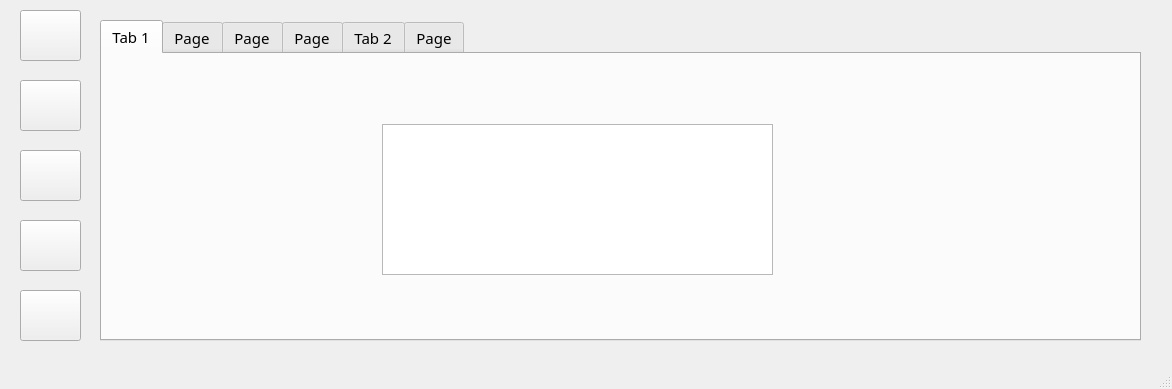
<?xml version="1.0" encoding="UTF-8"?>
<ui version="4.0">
 <class>MainWindow</class>
 <widget class="QMainWindow" name="MainWindow">
  <property name="geometry">
   <rect>
    <x>0</x>
    <y>0</y>
    <width>1172</width>
    <height>389</height>
   </rect>
  </property>
  <property name="font">
   <font>
    <family>Arial Black</family>
    <pointsize>10</pointsize>
   </font>
  </property>
  <property name="windowTitle">
   <string>MainWindow</string>
  </property>
  <widget class="QWidget" name="centralwidget">
   <widget class="QPushButton" name="pushButton">
    <property name="geometry">
     <rect>
      <x>20</x>
      <y>10</y>
      <width>61</width>
      <height>51</height>
     </rect>
    </property>
    <property name="text">
     <string/>
    </property>
    <property name="icon">
     <iconset resource="icons.qrc">
      <normaloff>:/icons/client.png</normaloff>:/icons/client.png</iconset>
    </property>
    <property name="iconSize">
     <size>
      <width>37</width>
      <height>37</height>
     </size>
    </property>
   </widget>
   <widget class="QPushButton" name="pushButton_2">
    <property name="geometry">
     <rect>
      <x>20</x>
      <y>80</y>
      <width>61</width>
      <height>51</height>
     </rect>
    </property>
    <property name="text">
     <string/>
    </property>
    <property name="icon">
     <iconset resource="icons.qrc">
      <normaloff>:/icons/users.png</normaloff>:/icons/users.png</iconset>
    </property>
    <property name="iconSize">
     <size>
      <width>37</width>
      <height>37</height>
     </size>
    </property>
   </widget>
   <widget class="QPushButton" name="pushButton_3">
    <property name="geometry">
     <rect>
      <x>20</x>
      <y>150</y>
      <width>61</width>
      <height>51</height>
     </rect>
    </property>
    <property name="text">
     <string/>
    </property>
    <property name="icon">
     <iconset resource="icons.qrc">
      <normaloff>:/icons/today.png</normaloff>:/icons/today.png</iconset>
    </property>
    <property name="iconSize">
     <size>
      <width>37</width>
      <height>37</height>
     </size>
    </property>
   </widget>
   <widget class="QPushButton" name="pushButton_4">
    <property name="geometry">
     <rect>
      <x>20</x>
      <y>220</y>
      <width>61</width>
      <height>51</height>
     </rect>
    </property>
    <property name="text">
     <string/>
    </property>
    <property name="icon">
     <iconset resource="icons.qrc">
      <normaloff>:/icons/payment.png</normaloff>:/icons/payment.png</iconset>
    </property>
    <property name="iconSize">
     <size>
      <width>37</width>
      <height>37</height>
     </size>
    </property>
   </widget>
   <widget class="QTabWidget" name="tabWidget">
    <property name="geometry">
     <rect>
      <x>100</x>
      <y>20</y>
      <width>1041</width>
      <height>321</height>
     </rect>
    </property>
    <property name="font">
     <font>
      <pointsize>11</pointsize>
     </font>
    </property>
    <property name="toolTip">
     <string/>
    </property>
    <property name="statusTip">
     <string/>
    </property>
    <property name="autoFillBackground">
     <bool>false</bool>
    </property>
    <property name="styleSheet">
     <string notr="true"/>
    </property>
    <property name="currentIndex">
     <number>0</number>
    </property>
    <property name="iconSize">
     <size>
      <width>27</width>
      <height>26</height>
     </size>
    </property>
    <property name="movable">
     <bool>false</bool>
    </property>
    <widget class="QWidget" name="tab">
     <attribute name="title">
      <string>Tab 1</string>
     </attribute>
     <widget class="QGraphicsView" name="graphicsView">
      <property name="geometry">
       <rect>
        <x>280</x>
        <y>70</y>
        <width>391</width>
        <height>151</height>
       </rect>
      </property>
      <property name="styleSheet">
       <string notr="true">border-image: url(:/icons/ATP_Club.png);</string>
      </property>
     </widget>
    </widget>
    <widget class="QWidget" name="tab_5">
     <attribute name="title">
      <string>Page</string>
     </attribute>
     <widget class="QTabWidget" name="tabWidget_2">
      <property name="geometry">
       <rect>
        <x>0</x>
        <y>0</y>
        <width>1031</width>
        <height>301</height>
       </rect>
      </property>
      <property name="cursor">
       <cursorShape>ArrowCursor</cursorShape>
      </property>
      <property name="layoutDirection">
       <enum>Qt::RightToLeft</enum>
      </property>
      <property name="styleSheet">
       <string notr="true"/>
      </property>
      <property name="currentIndex">
       <number>2</number>
      </property>
      <property name="iconSize">
       <size>
        <width>16</width>
        <height>16</height>
       </size>
      </property>
      <property name="elideMode">
       <enum>Qt::ElideNone</enum>
      </property>
      <property name="documentMode">
       <bool>false</bool>
      </property>
      <property name="tabsClosable">
       <bool>false</bool>
      </property>
      <property name="movable">
       <bool>false</bool>
      </property>
      <widget class="QWidget" name="tab_6">
       <attribute name="title">
        <string>ثبت نام</string>
       </attribute>
       <widget class="QGraphicsView" name="graphicsView_2">
        <property name="geometry">
         <rect>
          <x>740</x>
          <y>60</y>
          <width>161</width>
          <height>141</height>
         </rect>
        </property>
        <property name="styleSheet">
         <string notr="true">border-image: url(:/icons/add_user.png);</string>
        </property>
       </widget>
       <widget class="QLabel" name="label">
        <property name="geometry">
         <rect>
          <x>110</x>
          <y>10</y>
          <width>91</width>
          <height>31</height>
         </rect>
        </property>
        <property name="text">
         <string>نام</string>
        </property>
        <property name="alignment">
         <set>Qt::AlignCenter</set>
        </property>
       </widget>
       <widget class="QLabel" name="label_2">
        <property name="geometry">
         <rect>
          <x>110</x>
          <y>50</y>
          <width>101</width>
          <height>31</height>
         </rect>
        </property>
        <property name="text">
         <string>نام خانوادگی</string>
        </property>
        <property name="alignment">
         <set>Qt::AlignCenter</set>
        </property>
       </widget>
       <widget class="QLabel" name="label_3">
        <property name="geometry">
         <rect>
          <x>110</x>
          <y>90</y>
          <width>101</width>
          <height>31</height>
         </rect>
        </property>
        <property name="text">
         <string>شماره ملی</string>
        </property>
        <property name="alignment">
         <set>Qt::AlignCenter</set>
        </property>
       </widget>
       <widget class="QLabel" name="label_4">
        <property name="geometry">
         <rect>
          <x>110</x>
          <y>130</y>
          <width>101</width>
          <height>31</height>
         </rect>
        </property>
        <property name="text">
         <string>شغل</string>
        </property>
        <property name="alignment">
         <set>Qt::AlignCenter</set>
        </property>
       </widget>
       <widget class="QLineEdit" name="lineEdit">
        <property name="geometry">
         <rect>
          <x>270</x>
          <y>9</y>
          <width>171</width>
          <height>31</height>
         </rect>
        </property>
       </widget>
       <widget class="QLineEdit" name="lineEdit_2">
        <property name="geometry">
         <rect>
          <x>270</x>
          <y>50</y>
          <width>171</width>
          <height>31</height>
         </rect>
        </property>
       </widget>
       <widget class="QLineEdit" name="lineEdit_3">
        <property name="geometry">
         <rect>
          <x>270</x>
          <y>90</y>
          <width>171</width>
          <height>31</height>
         </rect>
        </property>
       </widget>
       <widget class="QLineEdit" name="lineEdit_4">
        <property name="geometry">
         <rect>
          <x>270</x>
          <y>130</y>
          <width>171</width>
          <height>31</height>
         </rect>
        </property>
       </widget>
       <widget class="QLabel" name="label_5">
        <property name="geometry">
         <rect>
          <x>110</x>
          <y>170</y>
          <width>101</width>
          <height>31</height>
         </rect>
        </property>
        <property name="text">
         <string>شماره تماس</string>
        </property>
        <property name="alignment">
         <set>Qt::AlignCenter</set>
        </property>
       </widget>
       <widget class="QLineEdit" name="lineEdit_5">
        <property name="geometry">
         <rect>
          <x>270</x>
          <y>170</y>
          <width>171</width>
          <height>31</height>
         </rect>
        </property>
       </widget>
       <widget class="QComboBox" name="comboBox">
        <property name="geometry">
         <rect>
          <x>460</x>
          <y>120</y>
          <width>91</width>
          <height>31</height>
         </rect>
        </property>
        <property name="cursor">
         <cursorShape>OpenHandCursor</cursorShape>
        </property>
        <item>
         <property name="text">
          <string>خصوصی</string>
         </property>
        </item>
        <item>
         <property name="text">
          <string>عادی</string>
         </property>
        </item>
       </widget>
       <widget class="QLabel" name="label_18">
        <property name="geometry">
         <rect>
          <x>110</x>
          <y>210</y>
          <width>101</width>
          <height>31</height>
         </rect>
        </property>
        <property name="text">
         <string>تاریخ ثبت نام</string>
        </property>
        <property name="alignment">
         <set>Qt::AlignCenter</set>
        </property>
       </widget>
       <widget class="QLineEdit" name="lineEdit_18">
        <property name="geometry">
         <rect>
          <x>270</x>
          <y>210</y>
          <width>171</width>
          <height>31</height>
         </rect>
        </property>
       </widget>
       <widget class="QPushButton" name="pushButton_9">
        <property name="geometry">
         <rect>
          <x>460</x>
          <y>200</y>
          <width>91</width>
          <height>41</height>
         </rect>
        </property>
        <property name="cursor">
         <cursorShape>PointingHandCursor</cursorShape>
        </property>
        <property name="text">
         <string>ثبت نام</string>
        </property>
       </widget>
      </widget>
      <widget class="QWidget" name="tab_7">
       <attribute name="title">
        <string>ویرایش اطلاعات</string>
       </attribute>
       <widget class="QLineEdit" name="lineEdit_6">
        <property name="geometry">
         <rect>
          <x>670</x>
          <y>130</y>
          <width>171</width>
          <height>31</height>
         </rect>
        </property>
       </widget>
       <widget class="QLabel" name="label_6">
        <property name="geometry">
         <rect>
          <x>510</x>
          <y>10</y>
          <width>91</width>
          <height>31</height>
         </rect>
        </property>
        <property name="text">
         <string>نام</string>
        </property>
        <property name="alignment">
         <set>Qt::AlignCenter</set>
        </property>
       </widget>
       <widget class="QComboBox" name="comboBox_2">
        <property name="geometry">
         <rect>
          <x>860</x>
          <y>30</y>
          <width>91</width>
          <height>31</height>
         </rect>
        </property>
        <property name="cursor">
         <cursorShape>OpenHandCursor</cursorShape>
        </property>
        <item>
         <property name="text">
          <string>خصوصی</string>
         </property>
        </item>
        <item>
         <property name="text">
          <string>عادی</string>
         </property>
        </item>
       </widget>
       <widget class="QLabel" name="label_8">
        <property name="geometry">
         <rect>
          <x>510</x>
          <y>90</y>
          <width>101</width>
          <height>31</height>
         </rect>
        </property>
        <property name="text">
         <string>شماره ملی</string>
        </property>
        <property name="alignment">
         <set>Qt::AlignCenter</set>
        </property>
       </widget>
       <widget class="QLineEdit" name="lineEdit_8">
        <property name="geometry">
         <rect>
          <x>670</x>
          <y>9</y>
          <width>171</width>
          <height>31</height>
         </rect>
        </property>
       </widget>
       <widget class="QLabel" name="label_9">
        <property name="geometry">
         <rect>
          <x>510</x>
          <y>50</y>
          <width>101</width>
          <height>31</height>
         </rect>
        </property>
        <property name="text">
         <string>نام خانوادگی</string>
        </property>
        <property name="alignment">
         <set>Qt::AlignCenter</set>
        </property>
       </widget>
       <widget class="QLineEdit" name="lineEdit_9">
        <property name="geometry">
         <rect>
          <x>670</x>
          <y>50</y>
          <width>171</width>
          <height>31</height>
         </rect>
        </property>
       </widget>
       <widget class="QLineEdit" name="lineEdit_10">
        <property name="geometry">
         <rect>
          <x>670</x>
          <y>90</y>
          <width>171</width>
          <height>31</height>
         </rect>
        </property>
       </widget>
       <widget class="QLabel" name="label_10">
        <property name="geometry">
         <rect>
          <x>510</x>
          <y>130</y>
          <width>101</width>
          <height>31</height>
         </rect>
        </property>
        <property name="text">
         <string>شماره تماس</string>
        </property>
        <property name="alignment">
         <set>Qt::AlignCenter</set>
        </property>
       </widget>
       <widget class="QLabel" name="label_11">
        <property name="geometry">
         <rect>
          <x>30</x>
          <y>20</y>
          <width>101</width>
          <height>31</height>
         </rect>
        </property>
        <property name="text">
         <string>شماره ملی</string>
        </property>
        <property name="alignment">
         <set>Qt::AlignCenter</set>
        </property>
       </widget>
       <widget class="QLineEdit" name="lineEdit_11">
        <property name="geometry">
         <rect>
          <x>170</x>
          <y>20</y>
          <width>171</width>
          <height>31</height>
         </rect>
        </property>
       </widget>
       <widget class="QPushButton" name="pushButton_5">
        <property name="geometry">
         <rect>
          <x>270</x>
          <y>60</y>
          <width>71</width>
          <height>31</height>
         </rect>
        </property>
        <property name="cursor">
         <cursorShape>PointingHandCursor</cursorShape>
        </property>
        <property name="text">
         <string>جستجو</string>
        </property>
       </widget>
       <widget class="QPushButton" name="pushButton_6">
        <property name="geometry">
         <rect>
          <x>860</x>
          <y>210</y>
          <width>81</width>
          <height>31</height>
         </rect>
        </property>
        <property name="cursor">
         <cursorShape>PointingHandCursor</cursorShape>
        </property>
        <property name="text">
         <string>ویرایش</string>
        </property>
       </widget>
       <widget class="QGraphicsView" name="graphicsView_4">
        <property name="geometry">
         <rect>
          <x>40</x>
          <y>100</y>
          <width>131</width>
          <height>121</height>
         </rect>
        </property>
        <property name="styleSheet">
         <string notr="true">background-image: url(:/icons/edit.png);</string>
        </property>
        <property name="lineWidth">
         <number>0</number>
        </property>
       </widget>
       <widget class="QLabel" name="label_19">
        <property name="geometry">
         <rect>
          <x>510</x>
          <y>170</y>
          <width>101</width>
          <height>31</height>
         </rect>
        </property>
        <property name="text">
         <string>تاریخ ثبت نام</string>
        </property>
        <property name="alignment">
         <set>Qt::AlignCenter</set>
        </property>
       </widget>
       <widget class="QLineEdit" name="lineEdit_19">
        <property name="geometry">
         <rect>
          <x>670</x>
          <y>170</y>
          <width>171</width>
          <height>31</height>
         </rect>
        </property>
       </widget>
       <widget class="Line" name="line_2">
        <property name="geometry">
         <rect>
          <x>403</x>
          <y>0</y>
          <width>1</width>
          <height>261</height>
         </rect>
        </property>
        <property name="orientation">
         <enum>Qt::Vertical</enum>
        </property>
       </widget>
       <widget class="QLabel" name="label_33">
        <property name="geometry">
         <rect>
          <x>510</x>
          <y>210</y>
          <width>101</width>
          <height>31</height>
         </rect>
        </property>
        <property name="text">
         <string>تاریخ انقضا</string>
        </property>
        <property name="alignment">
         <set>Qt::AlignCenter</set>
        </property>
       </widget>
       <widget class="QLineEdit" name="lineEdit_34">
        <property name="geometry">
         <rect>
          <x>670</x>
          <y>210</y>
          <width>171</width>
          <height>31</height>
         </rect>
        </property>
       </widget>
      </widget>
      <widget class="QWidget" name="tab_8">
       <attribute name="title">
        <string>حذف اطلاعات</string>
       </attribute>
       <widget class="QLineEdit" name="lineEdit_12">
        <property name="geometry">
         <rect>
          <x>670</x>
          <y>130</y>
          <width>171</width>
          <height>31</height>
         </rect>
        </property>
       </widget>
       <widget class="QLineEdit" name="lineEdit_13">
        <property name="geometry">
         <rect>
          <x>670</x>
          <y>50</y>
          <width>171</width>
          <height>31</height>
         </rect>
        </property>
       </widget>
       <widget class="QPushButton" name="pushButton_7">
        <property name="geometry">
         <rect>
          <x>860</x>
          <y>170</y>
          <width>81</width>
          <height>31</height>
         </rect>
        </property>
        <property name="cursor">
         <cursorShape>PointingHandCursor</cursorShape>
        </property>
        <property name="text">
         <string>حذف</string>
        </property>
       </widget>
       <widget class="QComboBox" name="comboBox_3">
        <property name="enabled">
         <bool>false</bool>
        </property>
        <property name="geometry">
         <rect>
          <x>860</x>
          <y>30</y>
          <width>91</width>
          <height>31</height>
         </rect>
        </property>
        <property name="cursor">
         <cursorShape>ArrowCursor</cursorShape>
        </property>
        <property name="styleSheet">
         <string notr="true"/>
        </property>
        <item>
         <property name="text">
          <string>خصوصی</string>
         </property>
        </item>
        <item>
         <property name="text">
          <string>عادی</string>
         </property>
        </item>
       </widget>
       <widget class="QLineEdit" name="lineEdit_14">
        <property name="geometry">
         <rect>
          <x>170</x>
          <y>20</y>
          <width>171</width>
          <height>31</height>
         </rect>
        </property>
       </widget>
       <widget class="QLineEdit" name="lineEdit_15">
        <property name="geometry">
         <rect>
          <x>670</x>
          <y>170</y>
          <width>171</width>
          <height>31</height>
         </rect>
        </property>
       </widget>
       <widget class="QLabel" name="label_12">
        <property name="geometry">
         <rect>
          <x>30</x>
          <y>20</y>
          <width>101</width>
          <height>31</height>
         </rect>
        </property>
        <property name="text">
         <string>شماره ملی</string>
        </property>
        <property name="alignment">
         <set>Qt::AlignCenter</set>
        </property>
       </widget>
       <widget class="QLineEdit" name="lineEdit_16">
        <property name="geometry">
         <rect>
          <x>670</x>
          <y>9</y>
          <width>171</width>
          <height>31</height>
         </rect>
        </property>
       </widget>
       <widget class="QLineEdit" name="lineEdit_17">
        <property name="geometry">
         <rect>
          <x>670</x>
          <y>90</y>
          <width>171</width>
          <height>31</height>
         </rect>
        </property>
       </widget>
       <widget class="QPushButton" name="pushButton_8">
        <property name="geometry">
         <rect>
          <x>270</x>
          <y>60</y>
          <width>71</width>
          <height>31</height>
         </rect>
        </property>
        <property name="cursor">
         <cursorShape>PointingHandCursor</cursorShape>
        </property>
        <property name="text">
         <string>جستجو</string>
        </property>
       </widget>
       <widget class="QLabel" name="label_13">
        <property name="geometry">
         <rect>
          <x>500</x>
          <y>170</y>
          <width>101</width>
          <height>31</height>
         </rect>
        </property>
        <property name="text">
         <string>شماره تماس</string>
        </property>
        <property name="alignment">
         <set>Qt::AlignCenter</set>
        </property>
       </widget>
       <widget class="QLabel" name="label_14">
        <property name="geometry">
         <rect>
          <x>500</x>
          <y>50</y>
          <width>101</width>
          <height>31</height>
         </rect>
        </property>
        <property name="text">
         <string>نام خانوادگی</string>
        </property>
        <property name="alignment">
         <set>Qt::AlignCenter</set>
        </property>
       </widget>
       <widget class="QLabel" name="label_15">
        <property name="geometry">
         <rect>
          <x>500</x>
          <y>90</y>
          <width>101</width>
          <height>31</height>
         </rect>
        </property>
        <property name="text">
         <string>شماره ملی</string>
        </property>
        <property name="alignment">
         <set>Qt::AlignCenter</set>
        </property>
       </widget>
       <widget class="QLabel" name="label_16">
        <property name="geometry">
         <rect>
          <x>500</x>
          <y>130</y>
          <width>101</width>
          <height>31</height>
         </rect>
        </property>
        <property name="text">
         <string>شغل</string>
        </property>
        <property name="alignment">
         <set>Qt::AlignCenter</set>
        </property>
       </widget>
       <widget class="QLabel" name="label_17">
        <property name="geometry">
         <rect>
          <x>500</x>
          <y>10</y>
          <width>91</width>
          <height>31</height>
         </rect>
        </property>
        <property name="text">
         <string>نام</string>
        </property>
        <property name="alignment">
         <set>Qt::AlignCenter</set>
        </property>
       </widget>
       <widget class="QGraphicsView" name="graphicsView_3">
        <property name="geometry">
         <rect>
          <x>40</x>
          <y>100</y>
          <width>131</width>
          <height>121</height>
         </rect>
        </property>
        <property name="styleSheet">
         <string notr="true">background-image: url(:/icons/delete.png);</string>
        </property>
       </widget>
       <widget class="QLabel" name="label_39">
        <property name="geometry">
         <rect>
          <x>510</x>
          <y>210</y>
          <width>101</width>
          <height>31</height>
         </rect>
        </property>
        <property name="text">
         <string>تاریخ ثبت نام</string>
        </property>
        <property name="alignment">
         <set>Qt::AlignCenter</set>
        </property>
       </widget>
       <widget class="QLineEdit" name="lineEdit_20">
        <property name="geometry">
         <rect>
          <x>670</x>
          <y>210</y>
          <width>171</width>
          <height>31</height>
         </rect>
        </property>
       </widget>
       <widget class="Line" name="line_3">
        <property name="geometry">
         <rect>
          <x>410</x>
          <y>0</y>
          <width>1</width>
          <height>261</height>
         </rect>
        </property>
        <property name="orientation">
         <enum>Qt::Vertical</enum>
        </property>
       </widget>
      </widget>
     </widget>
    </widget>
    <widget class="QWidget" name="tab_4">
     <attribute name="title">
      <string>Page</string>
     </attribute>
     <widget class="QTableWidget" name="tableWidget">
      <property name="enabled">
       <bool>true</bool>
      </property>
      <property name="geometry">
       <rect>
        <x>0</x>
        <y>0</y>
        <width>1041</width>
        <height>291</height>
       </rect>
      </property>
      <column>
       <property name="text">
        <string>نام</string>
       </property>
       <property name="textAlignment">
        <set>AlignHCenter|AlignVCenter|AlignCenter</set>
       </property>
      </column>
      <column>
       <property name="text">
        <string>نام خانوادگی</string>
       </property>
       <property name="textAlignment">
        <set>AlignHCenter|AlignVCenter|AlignCenter</set>
       </property>
      </column>
      <column>
       <property name="text">
        <string>کد ملی</string>
       </property>
       <property name="textAlignment">
        <set>AlignHCenter|AlignVCenter|AlignCenter</set>
       </property>
      </column>
      <column>
       <property name="text">
        <string>شغل</string>
       </property>
       <property name="textAlignment">
        <set>AlignHCenter|AlignVCenter|AlignCenter</set>
       </property>
      </column>
      <column>
       <property name="text">
        <string>شماره همراه</string>
       </property>
       <property name="textAlignment">
        <set>AlignHCenter|AlignVCenter|AlignCenter</set>
       </property>
      </column>
      <column>
       <property name="text">
        <string>تاریخ ثبت نام </string>
       </property>
       <property name="textAlignment">
        <set>AlignHCenter|AlignVCenter|AlignCenter</set>
       </property>
      </column>
      <column>
       <property name="text">
        <string>type</string>
       </property>
       <property name="textAlignment">
        <set>AlignHCenter|AlignVCenter|AlignCenter</set>
       </property>
      </column>
     </widget>
    </widget>
    <widget class="QWidget" name="tab_3">
     <attribute name="title">
      <string>Page</string>
     </attribute>
     <widget class="QLineEdit" name="lineEdit_27">
      <property name="geometry">
       <rect>
        <x>220</x>
        <y>30</y>
        <width>181</width>
        <height>31</height>
       </rect>
      </property>
     </widget>
     <widget class="QLabel" name="label_26">
      <property name="geometry">
       <rect>
        <x>120</x>
        <y>30</y>
        <width>91</width>
        <height>31</height>
       </rect>
      </property>
      <property name="text">
       <string>تاریخ امروز</string>
      </property>
      <property name="alignment">
       <set>Qt::AlignCenter</set>
      </property>
     </widget>
     <widget class="QTableWidget" name="tableWidget_3">
      <property name="geometry">
       <rect>
        <x>80</x>
        <y>70</y>
        <width>411</width>
        <height>201</height>
       </rect>
      </property>
      <column>
       <property name="text">
        <string>نام</string>
       </property>
       <property name="textAlignment">
        <set>AlignHCenter|AlignVCenter|AlignCenter</set>
       </property>
      </column>
      <column>
       <property name="text">
        <string>نام خانوادگی</string>
       </property>
       <property name="textAlignment">
        <set>AlignHCenter|AlignVCenter|AlignCenter</set>
       </property>
      </column>
      <column>
       <property name="text">
        <string>کد ملی</string>
       </property>
       <property name="textAlignment">
        <set>AlignHCenter|AlignVCenter|AlignCenter</set>
       </property>
      </column>
      <column>
       <property name="text">
        <string>تاریخ ثبت نام</string>
       </property>
       <property name="textAlignment">
        <set>AlignHCenter|AlignVCenter|AlignCenter</set>
       </property>
      </column>
     </widget>
     <widget class="QGraphicsView" name="graphicsView_5">
      <property name="geometry">
       <rect>
        <x>670</x>
        <y>80</y>
        <width>181</width>
        <height>171</height>
       </rect>
      </property>
      <property name="styleSheet">
       <string notr="true">border-image: url(:/icons/today.png);</string>
      </property>
     </widget>
    </widget>
    <widget class="QWidget" name="tab_2">
     <attribute name="title">
      <string>Tab 2</string>
     </attribute>
     <widget class="QTableWidget" name="tableWidget_2">
      <property name="geometry">
       <rect>
        <x>500</x>
        <y>20</y>
        <width>531</width>
        <height>271</height>
       </rect>
      </property>
      <column>
       <property name="text">
        <string>نام</string>
       </property>
      </column>
      <column>
       <property name="text">
        <string>نام خانوادگی</string>
       </property>
      </column>
      <column>
       <property name="text">
        <string>کد ملی</string>
       </property>
      </column>
      <column>
       <property name="text">
        <string>مبلغ پرداختی</string>
       </property>
      </column>
      <column>
       <property name="text">
        <string>تاریخ انقضا</string>
       </property>
      </column>
     </widget>
     <widget class="QLineEdit" name="lineEdit_21">
      <property name="geometry">
       <rect>
        <x>130</x>
        <y>30</y>
        <width>181</width>
        <height>31</height>
       </rect>
      </property>
     </widget>
     <widget class="QLabel" name="label_20">
      <property name="geometry">
       <rect>
        <x>50</x>
        <y>30</y>
        <width>71</width>
        <height>31</height>
       </rect>
      </property>
      <property name="text">
       <string>کد ملی</string>
      </property>
      <property name="alignment">
       <set>Qt::AlignCenter</set>
      </property>
     </widget>
     <widget class="QPushButton" name="pushButton_30">
      <property name="geometry">
       <rect>
        <x>330</x>
        <y>30</y>
        <width>81</width>
        <height>31</height>
       </rect>
      </property>
      <property name="cursor">
       <cursorShape>PointingHandCursor</cursorShape>
      </property>
      <property name="text">
       <string>جستجو</string>
      </property>
     </widget>
     <widget class="QLineEdit" name="lineEdit_22">
      <property name="geometry">
       <rect>
        <x>130</x>
        <y>90</y>
        <width>181</width>
        <height>31</height>
       </rect>
      </property>
     </widget>
     <widget class="QLineEdit" name="lineEdit_23">
      <property name="geometry">
       <rect>
        <x>130</x>
        <y>130</y>
        <width>181</width>
        <height>31</height>
       </rect>
      </property>
     </widget>
     <widget class="QLineEdit" name="lineEdit_24">
      <property name="geometry">
       <rect>
        <x>130</x>
        <y>170</y>
        <width>181</width>
        <height>31</height>
       </rect>
      </property>
     </widget>
     <widget class="QLineEdit" name="lineEdit_25">
      <property name="geometry">
       <rect>
        <x>130</x>
        <y>210</y>
        <width>181</width>
        <height>31</height>
       </rect>
      </property>
     </widget>
     <widget class="QLineEdit" name="lineEdit_26">
      <property name="geometry">
       <rect>
        <x>130</x>
        <y>250</y>
        <width>181</width>
        <height>31</height>
       </rect>
      </property>
     </widget>
     <widget class="Line" name="line">
      <property name="geometry">
       <rect>
        <x>20</x>
        <y>70</y>
        <width>461</width>
        <height>2</height>
       </rect>
      </property>
      <property name="frameShadow">
       <enum>QFrame::Plain</enum>
      </property>
      <property name="lineWidth">
       <number>0</number>
      </property>
      <property name="orientation">
       <enum>Qt::Horizontal</enum>
      </property>
     </widget>
     <widget class="QLabel" name="label_21">
      <property name="geometry">
       <rect>
        <x>50</x>
        <y>90</y>
        <width>71</width>
        <height>31</height>
       </rect>
      </property>
      <property name="text">
       <string>نام</string>
      </property>
      <property name="alignment">
       <set>Qt::AlignCenter</set>
      </property>
     </widget>
     <widget class="QLabel" name="label_22">
      <property name="geometry">
       <rect>
        <x>20</x>
        <y>130</y>
        <width>101</width>
        <height>31</height>
       </rect>
      </property>
      <property name="text">
       <string>نام خانوادگی</string>
      </property>
      <property name="alignment">
       <set>Qt::AlignCenter</set>
      </property>
     </widget>
     <widget class="QLabel" name="label_23">
      <property name="geometry">
       <rect>
        <x>50</x>
        <y>170</y>
        <width>71</width>
        <height>31</height>
       </rect>
      </property>
      <property name="text">
       <string>کد ملی</string>
      </property>
      <property name="alignment">
       <set>Qt::AlignCenter</set>
      </property>
     </widget>
     <widget class="QLabel" name="label_24">
      <property name="geometry">
       <rect>
        <x>10</x>
        <y>210</y>
        <width>111</width>
        <height>31</height>
       </rect>
      </property>
      <property name="text">
       <string>تاریخ ثبت نام</string>
      </property>
      <property name="alignment">
       <set>Qt::AlignCenter</set>
      </property>
     </widget>
     <widget class="QLabel" name="label_25">
      <property name="geometry">
       <rect>
        <x>20</x>
        <y>250</y>
        <width>101</width>
        <height>31</height>
       </rect>
      </property>
      <property name="text">
       <string>مبلغ پرداختی</string>
      </property>
      <property name="alignment">
       <set>Qt::AlignCenter</set>
      </property>
     </widget>
     <widget class="QPushButton" name="pushButton_34">
      <property name="geometry">
       <rect>
        <x>330</x>
        <y>250</y>
        <width>81</width>
        <height>31</height>
       </rect>
      </property>
      <property name="cursor">
       <cursorShape>PointingHandCursor</cursorShape>
      </property>
      <property name="text">
       <string>ثبت</string>
      </property>
     </widget>
    </widget>
    <widget class="QWidget" name="tab_9">
     <attribute name="title">
      <string>Page</string>
     </attribute>
     <widget class="QLineEdit" name="lineEdit_28">
      <property name="geometry">
       <rect>
        <x>116</x>
        <y>80</y>
        <width>191</width>
        <height>31</height>
       </rect>
      </property>
     </widget>
     <widget class="QLineEdit" name="lineEdit_29">
      <property name="geometry">
       <rect>
        <x>116</x>
        <y>130</y>
        <width>191</width>
        <height>31</height>
       </rect>
      </property>
      <property name="echoMode">
       <enum>QLineEdit::Password</enum>
      </property>
     </widget>
     <widget class="QLabel" name="label_27">
      <property name="geometry">
       <rect>
        <x>30</x>
        <y>80</y>
        <width>81</width>
        <height>31</height>
       </rect>
      </property>
      <property name="text">
       <string>نام کاربری</string>
      </property>
      <property name="alignment">
       <set>Qt::AlignCenter</set>
      </property>
     </widget>
     <widget class="QLabel" name="label_28">
      <property name="geometry">
       <rect>
        <x>26</x>
        <y>130</y>
        <width>81</width>
        <height>31</height>
       </rect>
      </property>
      <property name="text">
       <string>رمز عبور</string>
      </property>
      <property name="alignment">
       <set>Qt::AlignCenter</set>
      </property>
     </widget>
     <widget class="QPushButton" name="pushButton_11">
      <property name="geometry">
       <rect>
        <x>210</x>
        <y>170</y>
        <width>101</width>
        <height>31</height>
       </rect>
      </property>
      <property name="text">
       <string>ورود</string>
      </property>
     </widget>
     <widget class="QGroupBox" name="groupBox">
      <property name="enabled">
       <bool>false</bool>
      </property>
      <property name="geometry">
       <rect>
        <x>330</x>
        <y>10</y>
        <width>371</width>
        <height>271</height>
       </rect>
      </property>
      <property name="title">
       <string>ویرایش اطلاعات مدیران</string>
      </property>
      <property name="alignment">
       <set>Qt::AlignCenter</set>
      </property>
      <widget class="QLineEdit" name="lineEdit_30">
       <property name="geometry">
        <rect>
         <x>150</x>
         <y>60</y>
         <width>191</width>
         <height>31</height>
        </rect>
       </property>
       <property name="text">
        <string/>
       </property>
      </widget>
      <widget class="QLabel" name="label_30">
       <property name="geometry">
        <rect>
         <x>30</x>
         <y>140</y>
         <width>101</width>
         <height>31</height>
        </rect>
       </property>
       <property name="text">
        <string>رمز عبور جدید</string>
       </property>
       <property name="alignment">
        <set>Qt::AlignCenter</set>
       </property>
      </widget>
      <widget class="QLineEdit" name="lineEdit_31">
       <property name="geometry">
        <rect>
         <x>150</x>
         <y>140</y>
         <width>191</width>
         <height>31</height>
        </rect>
       </property>
       <property name="echoMode">
        <enum>QLineEdit::Password</enum>
       </property>
      </widget>
      <widget class="QPushButton" name="pushButton_12">
       <property name="geometry">
        <rect>
         <x>270</x>
         <y>100</y>
         <width>75</width>
         <height>23</height>
        </rect>
       </property>
       <property name="text">
        <string>ثبت</string>
       </property>
      </widget>
      <widget class="QPushButton" name="pushButton_13">
       <property name="geometry">
        <rect>
         <x>270</x>
         <y>180</y>
         <width>75</width>
         <height>23</height>
        </rect>
       </property>
       <property name="text">
        <string>ثبت</string>
       </property>
      </widget>
      <widget class="QLabel" name="label_29">
       <property name="geometry">
        <rect>
         <x>20</x>
         <y>60</y>
         <width>121</width>
         <height>31</height>
        </rect>
       </property>
       <property name="text">
        <string>نام کاربری جدید</string>
       </property>
       <property name="alignment">
        <set>Qt::AlignCenter</set>
       </property>
      </widget>
      <widget class="QGroupBox" name="groupBox_2">
       <property name="enabled">
        <bool>false</bool>
       </property>
       <property name="geometry">
        <rect>
         <x>390</x>
         <y>50</y>
         <width>371</width>
         <height>271</height>
        </rect>
       </property>
       <property name="title">
        <string>ویرایش اطلاعات مدیران</string>
       </property>
       <property name="alignment">
        <set>Qt::AlignCenter</set>
       </property>
       <widget class="QLineEdit" name="lineEdit_32">
        <property name="geometry">
         <rect>
          <x>150</x>
          <y>60</y>
          <width>191</width>
          <height>31</height>
         </rect>
        </property>
        <property name="text">
         <string/>
        </property>
       </widget>
       <widget class="QLabel" name="label_31">
        <property name="geometry">
         <rect>
          <x>30</x>
          <y>140</y>
          <width>101</width>
          <height>31</height>
         </rect>
        </property>
        <property name="text">
         <string>رمز عبور جدید</string>
        </property>
        <property name="alignment">
         <set>Qt::AlignCenter</set>
        </property>
       </widget>
       <widget class="QLineEdit" name="lineEdit_33">
        <property name="geometry">
         <rect>
          <x>150</x>
          <y>140</y>
          <width>191</width>
          <height>31</height>
         </rect>
        </property>
       </widget>
       <widget class="QPushButton" name="pushButton_14">
        <property name="geometry">
         <rect>
          <x>270</x>
          <y>100</y>
          <width>75</width>
          <height>23</height>
         </rect>
        </property>
        <property name="text">
         <string>ثبت</string>
        </property>
       </widget>
       <widget class="QPushButton" name="pushButton_15">
        <property name="geometry">
         <rect>
          <x>270</x>
          <y>180</y>
          <width>75</width>
          <height>23</height>
         </rect>
        </property>
        <property name="text">
         <string>ثبت</string>
        </property>
       </widget>
       <widget class="QLabel" name="label_32">
        <property name="geometry">
         <rect>
          <x>20</x>
          <y>60</y>
          <width>121</width>
          <height>31</height>
         </rect>
        </property>
        <property name="text">
         <string>نام کاربری جدید</string>
        </property>
        <property name="alignment">
         <set>Qt::AlignCenter</set>
        </property>
       </widget>
      </widget>
     </widget>
     <widget class="QGroupBox" name="groupBox_3">
      <property name="enabled">
       <bool>false</bool>
      </property>
      <property name="geometry">
       <rect>
        <x>710</x>
        <y>10</y>
        <width>321</width>
        <height>271</height>
       </rect>
      </property>
      <property name="title">
       <string>ثبت نام</string>
      </property>
      <property name="alignment">
       <set>Qt::AlignCenter</set>
      </property>
      <widget class="QPushButton" name="pushButton_28">
       <property name="geometry">
        <rect>
         <x>194</x>
         <y>160</y>
         <width>101</width>
         <height>31</height>
        </rect>
       </property>
       <property name="text">
        <string>ثبت نام</string>
       </property>
      </widget>
      <widget class="QLineEdit" name="lineEdit_47">
       <property name="geometry">
        <rect>
         <x>100</x>
         <y>70</y>
         <width>191</width>
         <height>31</height>
        </rect>
       </property>
      </widget>
      <widget class="QLineEdit" name="lineEdit_48">
       <property name="geometry">
        <rect>
         <x>100</x>
         <y>120</y>
         <width>191</width>
         <height>31</height>
        </rect>
       </property>
       <property name="echoMode">
        <enum>QLineEdit::Password</enum>
       </property>
      </widget>
      <widget class="QLabel" name="label_47">
       <property name="geometry">
        <rect>
         <x>14</x>
         <y>70</y>
         <width>81</width>
         <height>31</height>
        </rect>
       </property>
       <property name="text">
        <string>نام کاربری</string>
       </property>
       <property name="alignment">
        <set>Qt::AlignCenter</set>
       </property>
      </widget>
      <widget class="QLabel" name="label_48">
       <property name="geometry">
        <rect>
         <x>10</x>
         <y>120</y>
         <width>81</width>
         <height>31</height>
        </rect>
       </property>
       <property name="text">
        <string>رمز عبور</string>
       </property>
       <property name="alignment">
        <set>Qt::AlignCenter</set>
       </property>
      </widget>
     </widget>
    </widget>
   </widget>
   <widget class="QPushButton" name="pushButton_10">
    <property name="geometry">
     <rect>
      <x>20</x>
      <y>290</y>
      <width>61</width>
      <height>51</height>
     </rect>
    </property>
    <property name="text">
     <string/>
    </property>
    <property name="icon">
     <iconset resource="icons.qrc">
      <normaloff>:/icons/settings.png</normaloff>:/icons/settings.png</iconset>
    </property>
    <property name="iconSize">
     <size>
      <width>37</width>
      <height>37</height>
     </size>
    </property>
   </widget>
  </widget>
  <widget class="QMenuBar" name="menubar">
   <property name="geometry">
    <rect>
     <x>0</x>
     <y>0</y>
     <width>1172</width>
     <height>21</height>
    </rect>
   </property>
  </widget>
  <widget class="QStatusBar" name="statusbar"/>
 </widget>
 <resources>
  <include location="icons.qrc"/>
 </resources>
 <connections/>
</ui>
